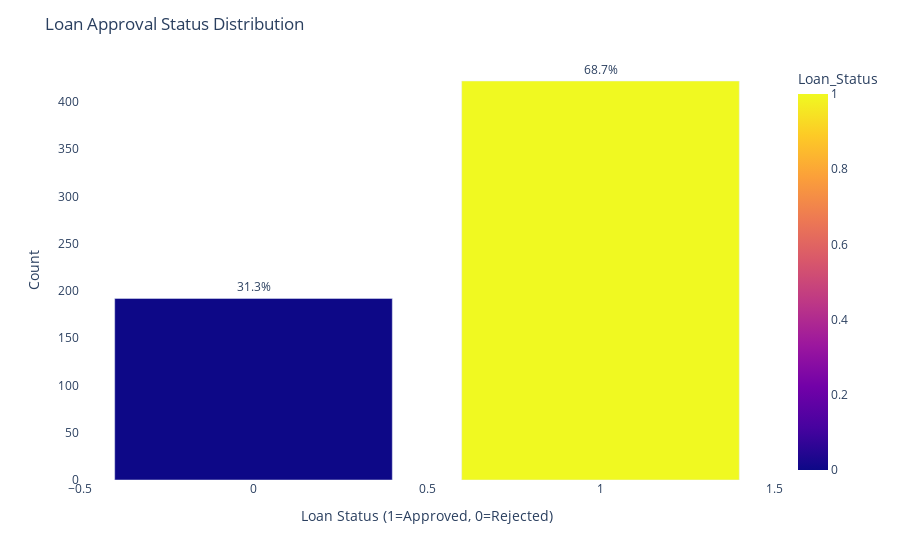

Source (notebook cell):
### Markdown cell above
# Analysis of the Target Variable (Loan_Status)

First, let's examine the distribution of our target variable. Are the data balanced?

### Code cell
# محاسبه درصدها
loan_status_count = loan_dataset['Loan_Status'].value_counts().reset_index()
loan_status_count.columns = ['Loan_Status', 'Count']
loan_status_count['Percentage'] = (loan_status_count['Count'] / loan_status_count['Count'].sum() * 100).round(1)

# ترسیم با Plotly Express
fig = px.bar(
    loan_status_count,
    x='Loan_Status',
    y='Count',
    color='Loan_Status',
    text='Percentage',
    color_discrete_sequence=px.colors.sequential.Viridis
)

# تغییر ظاهر
fig.update_traces(texttemplate='%{text}%', textposition='outside')
fig.update_layout(
    title='Loan Approval Status Distribution',
    xaxis_title='Loan Status (1=Approved, 0=Rejected)',
    yaxis_title='Count',
    plot_bgcolor='white'
)

fig.show()

### Figure 1 — Plotly figure (JSON) as saved in the notebook; plotly's stock layout.template omitted (floating-point values rounded to 4 significant figures)
{"data": [{"hovertemplate": "Loan_Status=%{marker.color}<br>Count=%{y}<br>Percentage=%{text}<extra></extra>", "legendgroup": "", "marker": {"color": [1.0, 0.0], "coloraxis": "coloraxis", "pattern": {"shape": ""}}, "name": "", "orientation": "v", "showlegend": false, "text": [68.7, 31.3], "textposition": "outside", "texttemplate": "%{text}%", "type": "bar", "x": [1.0, 0.0], "xaxis": "x", "y": [422, 192], "yaxis": "y"}], "layout": {"barmode": "relative", "coloraxis": {"colorbar": {"title": {"text": "Loan_Status"}}, "colorscale": [[0, "#0d0887"], [0.1111, "#46039f"], [0.2222, "#7201a8"], [0.3333, "#9c179e"], [0.4444, "#bd3786"], [0.5556, "#d8576b"], [0.6667, "#ed7953"], [0.7778, "#fb9f3a"], [0.8889, "#fdca26"], [1, "#f0f921"]]}, "legend": {"tracegroupgap": 0}, "margin": {"t": 60}, "plot_bgcolor": "white", "title": {"text": "Loan Approval Status Distribution"}, "xaxis": {"anchor": "y", "domain": [0, 1], "title": {"text": "Loan Status (1=Approved, 0=Rejected)"}}, "yaxis": {"anchor": "x", "domain": [0, 1], "title": {"text": "Count"}}}}
